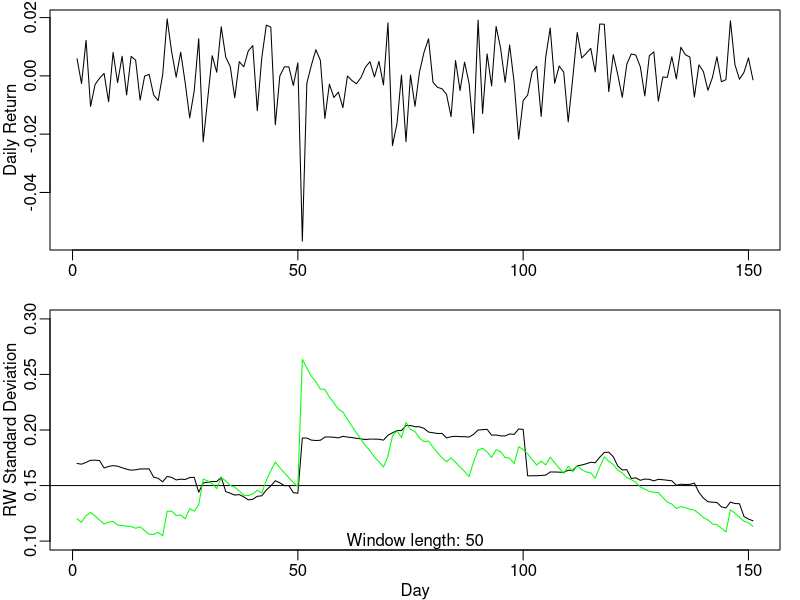
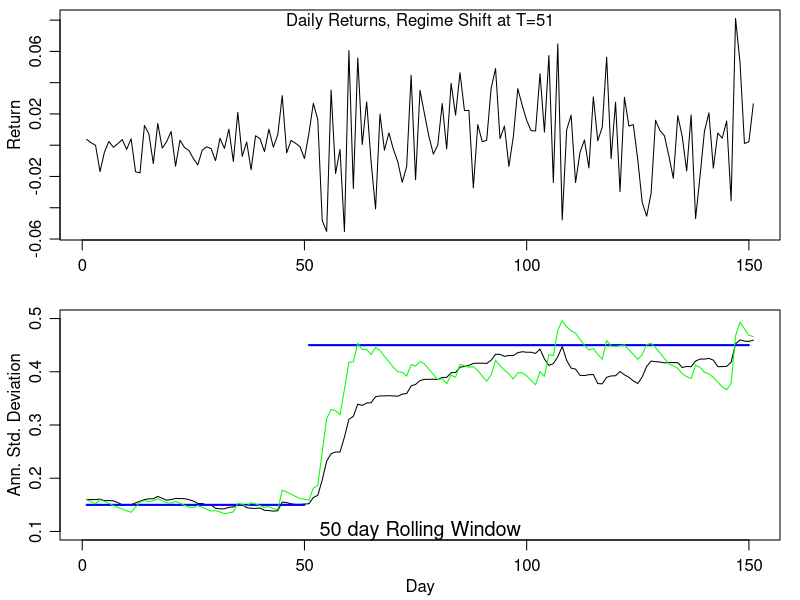
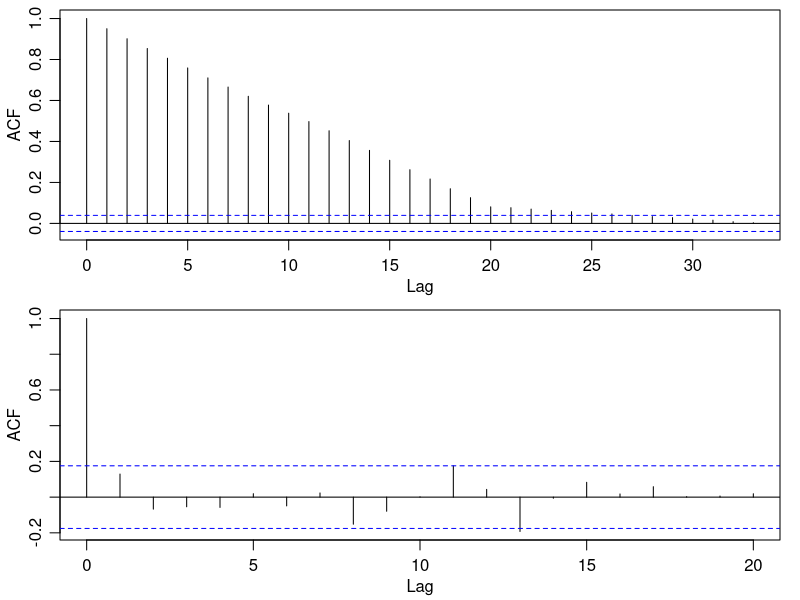
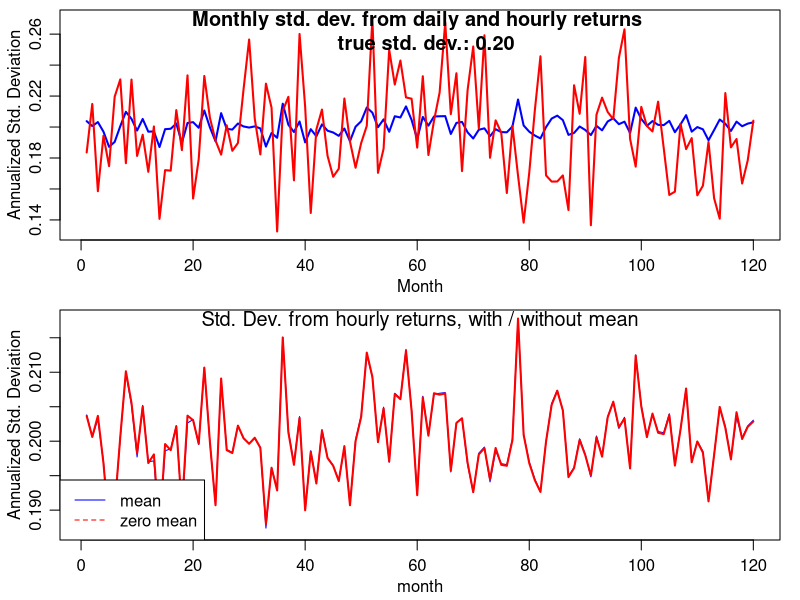

These charts were generated, in order, by the following R code:
library(zoo)

winlen<- 50
mu  <- 0.1 
sig <- 0.15 
simr<-rnorm(200,mu/252,sig/sqrt(252))	# Simulated daily Data
#
# Put an outlier
#
simr[100]<- -6*sig/sqrt(252)				# An Outlier

# RW estimator
sdvec<-rollapply(simr,winlen,sd) 	# Need Zoo for rollapply

#
par(mfrow=c(2,1),mar=c(2.5,2.5,0.5,1),mgp=c(1.5,0.5,0))
ts.plot(simr[winlen:200],ylab="Daily Return",xlab="")

ts.plot(sdvec*sqrt(252),ylab="RW Standard Deviation",xlab="Day",ylim=c(0.1,0.30)) 
abline(h=sig)
mtext(side=1,line=-1,"Window length: 50") 


lam<-0.94
rm <-rep(0,151);rm[1]<-0.5*sdvec[1]^2
for(i in 51:200){rm[i-49]<-lam*rm[i-50]+(1-lam)*simr[i]^2}
rm<-sqrt(rm)
lines(rm*sqrt(252),col="green")

# Regime Shift

winlen <- 50
mu <- 0.1
sig<- 0.15

simrr<- rnorm(200,mu/252,sig/sqrt(252))	# Simulated Daily data
simrr[101:200]<- 3*simrr[101:200]		# New regime
sdvec<-rollapply(simrr,winlen,sd) 

#
par(mfrow=c(2,1),mar=c(3,3,0.5,1),mgp=c(1.8,0.75,0))
ts.plot(simrr[50:200],ylab="Return",xlab="")
mtext(side=3,line=-1,"Daily Returns, Regime Shift at T=51")
ts.plot(sdvec*sqrt(252),ylab="Ann. Std. Deviation", xlab="Day", 
        ylim=range(c(sdvec*sqrt(252),0.1,0.5)))
mtext(side=1,line=-1,"50 day Rolling Window",cex=1.2) 
#
segments(1,0.15,50,col="blue",lw=2)
segments(51,0.45,150,col="blue",lw=2)

lam<-0.95
rm <-rep(0,151);rm[1]<-sdvec[1]^2
for(i in 51:200){rm[i-49]<-lam*rm[i-50]+(1-lam)*simrr[i]^2}
rm<-sqrt(rm)
lines(rm*sqrt(252),col="green")


##################################
# Spurious memory of RW estimators
#

winlen<- 20
mu  <- 0.1 
sig <- 0.15 
simr<-rnorm(2500,mu/252,sig/sqrt(252))	# Simulated daily Data

# RW estimator

sdvec<-rollapply(simr,winlen,sd) 			# Need Zoo for rollapply
acf(sdvec)

sdvec<-rollapply(simr,winlen,sd,by=20) 	# Non-overlapping RW
acf(sdvec)


# REALIZED VOLATILITY /  BlOCK SAMPLING 

# Construct 10 years of hourly log returns
# 		21 days/month , 24 hours/day for simplicity
# Construct corresponding daily returns.
# Compute monthly block sampling estimates of monthly vol 
# 			from daily and hourly returns

# Simulate hourly returns, make daily returns
# 	Use Package zoo for "rollapply" command

rethour <-rnorm(10*12*21*24,0.1/(252*24),0.2/sqrt(252*24)) # hourly return
retday  <-rollapply(rethour,width=24,sum,by=24)

# Two ways to create the block sampling estimate
# 1) apply command
# 	 make matrix with every month in a column
# 	 use apply per column to get monthly vol. estimate

rethour.mat <- matrix(rethour,ncol=10*12) 
# every month in a column
sdhour 		<- apply(rethour.mat,2,sd)*sqrt(24*252)  
# monthly sd from hourly returns

retday.mat <- matrix(retday,ncol=10*12)	# every month in a column
sdday  	   <- apply(retday.mat,2,sd)*sqrt(252) 
# monthly sd from daily rets

# 2) Or use rollapply directly on the vector data:
library(zoo)
rollsdhour<-rollapply(rethour,width=21*24,sd,by=21*24)*sqrt(24*252)
rollsdday <-rollapply(retday, width=21,   sd,by=21)*sqrt(252)

#
# Check the practical gain in precision from using higher
# frequency data in the block sampler
#

ts.plot(cbind(rollsdhour,rollsdday),lty=c(1,1),lwd=c(2,2),col=c("blue","red"),xlab="Month", ylab="Annualized Std. Deviation")
title(line=-2,"Monthly std. dev. from daily and hourly returns \n  true std. dev.: 0.20",cex=1)


#######################################################
#
# mu/sig -> 0 as sampling interval ->0
# Can we ignore the mean to estimate the variance?
# Yes we can !

sdzeroday<- sqrt(rollapply(retday^2,width=21,sum,by=21)*12)
sdzerohr<- sqrt(rollapply(rethour^2,width=21*24,sum,by=21*24)*12)

ts.plot(cbind(rollsdhour,sdzerohr),lty=c(1,1),col=c("blue","red"),xlab="month", 
        ylab="Annualized Std. Deviation",lwd=c(1,2))
mtext(side=3,line=-1,"Std. Dev. from hourly returns, with / without mean",cex=1.2)
legend("bottomleft",c("mean","zero mean"),lty=c(1,2),col=c("blue","red"))



